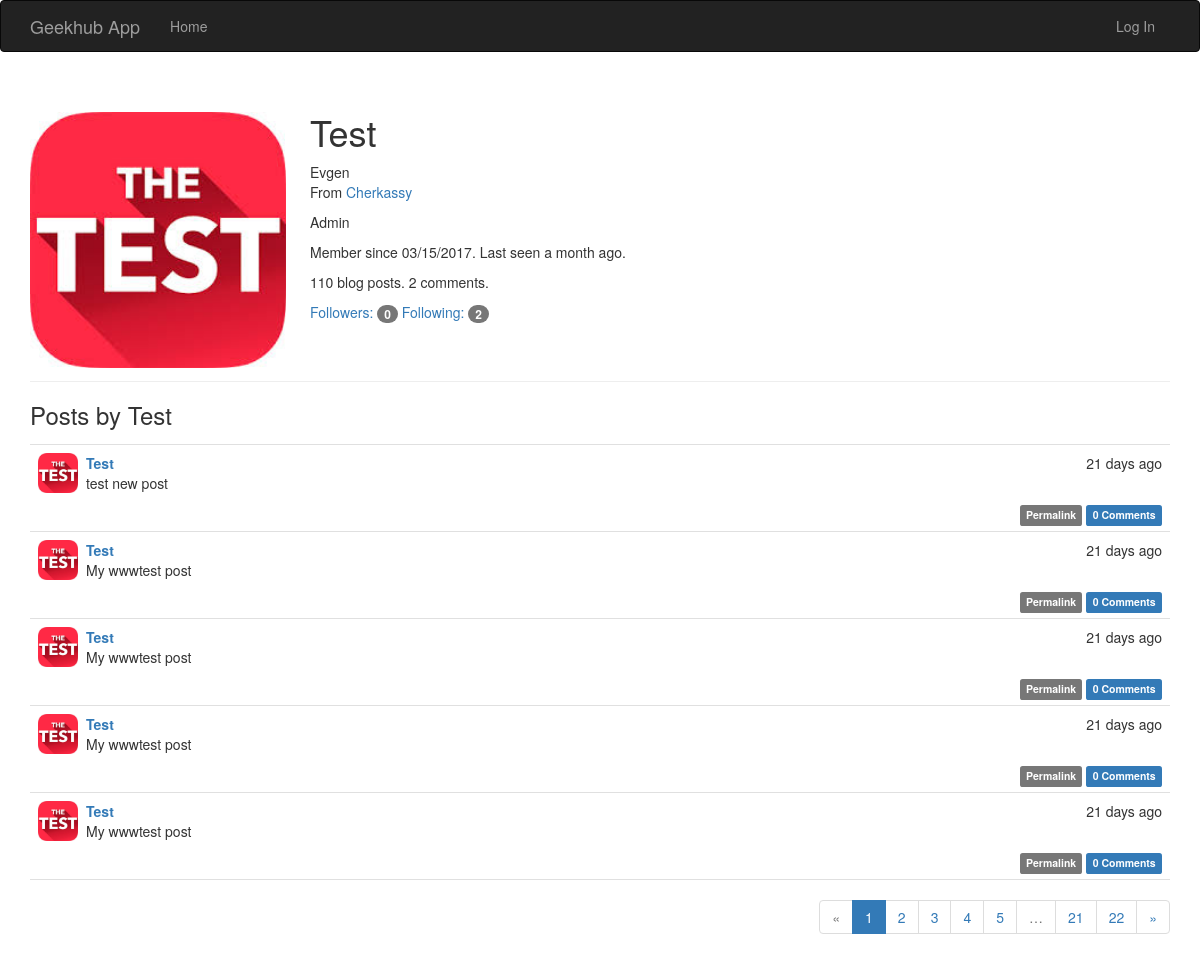
Page /user/Test on the committed database.
### app/models/user.py (models this page shows, shortened)
class User(UserMixin, db.Model):
    __tablename__ = 'users'
    id = db.Column(db.Integer, primary_key=True)
    email = db.Column(db.String(64), unique=True, index=True)
    username = db.Column(db.String(64), unique=True, index=True)
    role_id = db.Column(db.Integer, db.ForeignKey('roles.id'))
    password_hash = db.Column(db.String(128))
    confirmed = db.Column(db.Boolean, default=False)
    name = db.Column(db.String(64))
    location = db.Column(db.String(64))
    about_me = db.Column(db.Text())
    member_since = db.Column(db.DateTime(), default=datetime.utcnow)
    last_seen = db.Column(db.DateTime(), default=datetime.utcnow)
    posts = db.relationship('Post', backref='author', lazy='dynamic')
    avatar_url = db.Column(db.String(64), default='uploads/default-user-image.png')
    followed = db.relationship('Follow',
                               foreign_keys='Follow.follower_id',
                               backref=db.backref('follower', lazy='joined'),
                               lazy='dynamic',
                               cascade='all, delete-orphan')
    followers = db.relationship('Follow',
                                foreign_keys='Follow.followed_id',
                                backref=db.backref('followed', lazy='joined'),
                                lazy='dynamic',
                                cascade='all, delete-orphan')
    comments = db.relationship('Comment', backref='author', lazy='dynamic')
    @property
    def password(self):
        raise AttributeError('password is not a readable attribute')

### app/models/post.py (models this page shows, shortened)
class Post(db.Model):
    __tablename__ = 'posts'
    id = db.Column(db.Integer, primary_key=True)
    body = db.Column(db.Text)
    body_html = db.Column(db.Text)
    timestamp = db.Column(db.DateTime, index=True, default=datetime.utcnow)
    author_id = db.Column(db.Integer, db.ForeignKey('users.id'))
    comments = db.relationship('Comment', backref='post', lazy='dynamic')

### app/main/views/user.py (the view)
@main.route('/user/<username>')
def user(username):
    user = User.query.filter_by(username=username).first_or_404()
    page = request.args.get('page', 1, type=int)
    pagination = user.posts.order_by(Post.timestamp.desc()).paginate(
        page, per_page=current_app.config['POSTS_PER_PAGE'],
        error_out=False)
    posts = pagination.items
    return render_template('user.html', user=user, posts=posts,
                           pagination=pagination)

### app/auth/views.py (called while the page is built)
@auth.before_app_request
def before_request():
    if current_user.is_authenticated \
            and not current_user.confirmed \
            and request.endpoint[:5] != 'auth.' \
            and request.endpoint != 'static':
        return redirect(url_for('auth.unconfirmed'))

### app/main/__init__.py (called while the page is built)
@main.app_context_processor
def inject_permissions():
    return dict(Permission=Permission)

### app/models/user.py (called while the page is built)
    def can(self, permissions):
        return False

    def is_administrator(self):
        return False

### app/templates/user.html (shortened to what this page needs)
{% extends "base.html" %}
{% import "_macros.html" as macros %}
{% block page_content %}
<div class="page-header">
    <img class="img-rounded profile-thumbnail" src="{{ url_for('static', filename=user.avatar_url ) }}">
    <div class="profile-header">
        <h1>{{ user.username }}</h1>
        {% if user.name or user.location %}
        <p>
            {% if user.name %}{{ user.name }}<br>{% endif %}
            {% if user.location %}
                From <a href="http://maps.google.com/?q={{ user.location }}">{{ user.location }}</a><br>
            {% endif %}
        </p>
        {% endif %}
        {% if user.about_me %}<p>{{ user.about_me }}</p>{% endif %}
        <p>Member since {{ moment(user.member_since).format('L') }}. Last seen {{ moment(user.last_seen).fromNow() }}.</p>
        <p>{{ user.posts.count() }} blog posts. {{ user.comments.count() }} comments.</p>
        <p>
            <a href="{{ url_for('.followers', username=user.username) }}">Followers: <span class="badge">{{ user.followers.count()}}</span></a>
            <a href="{{ url_for('.followed_by', username=user.username) }}">Following: <span class="badge">{{ user.followed.count()}}</span></a>
        </p>
    </div>
</div>
<h3>Posts by {{ user.username }}</h3>
{% include '_posts.html' %}
{% if pagination %}
<div class="pagination">
    {{ macros.pagination_widget(pagination, '.user', username=user.username) }}
</div>
{% endif %}
{% endblock %}

### app/templates/base.html (shortened to what this page needs)
{% extends "bootstrap/base.html" %}
{% block head %}
{{ super() }}
<link rel="stylesheet" type="text/css" href="{{ url_for('static', filename='styles.css') }}">
{% endblock %}
{% block navbar %}
<div class="navbar navbar-inverse" role="navigation">
    <div class="container">
        <div class="navbar-header">
            <a class="navbar-brand" href="{{ url_for('main.index') }}">Geekhub App</a>
        </div>
        <div class="navbar-collapse collapse">
            <ul class="nav navbar-nav">
                <li><a href="{{ url_for('main.index') }}">Home</a></li>
            </ul>
            <ul class="nav navbar-nav navbar-right">
                {% if current_user.is_authenticated %}
                <li class="dropdown">
                    <a href="#" class="dropdown-toggle" data-toggle="dropdown">
                        {% if current_user.avatar_url %}
                            <img class="mini-avatar" src="{{ url_for('static', filename=current_user.avatar_url) }}">
                        {% endif %}
                        Account <b class="caret"></b>
                    </a>
                    <ul class="dropdown-menu">
                        <li><a href="{{ url_for('auth.change_password') }}">Change Password</a></li>
                        <li><a href="{{ url_for('auth.change_email_request') }}">Change Email</a></li>
                        <li><a href="{{ url_for('auth.logout') }}">Log Out</a></li>
                    </ul>
                </li>
                {% else %}
                <li><a href="{{ url_for('auth.login') }}">Log In</a></li>
                {% endif %}
            </ul>
        </div>
    </div>
</div>
{% endblock %}
{% block content %}
<div class="container">
    {% block page_content %}{% endblock %}
</div>
{% endblock %}

### app/templates/_macros.html
{% macro pagination_widget(pagination, endpoint, fragment='') %}
<ul class="pagination">
    <li{% if not pagination.has_prev %} class="disabled"{% endif %}>
        <a href="{% if pagination.has_prev %}{{ url_for(endpoint, page=pagination.prev_num, **kwargs) }}{{ fragment }}{% else %}#{% endif %}">
            &laquo;
        </a>
    </li>
    {% for p in pagination.iter_pages() %}
        {% if p %}
            {% if p == pagination.page %}
            <li class="active">
                <a href="{{ url_for(endpoint, page = p, **kwargs) }}{{ fragment }}">{{ p }}</a>
            </li>
            {% else %}
            <li>
                <a href="{{ url_for(endpoint, page = p, **kwargs) }}{{ fragment }}">{{ p }}</a>
            </li>
            {% endif %}
        {% else %}
        <li class="disabled"><a href="#">&hellip;</a></li>
        {% endif %}
    {% endfor %}
    <li{% if not pagination.has_next %} class="disabled"{% endif %}>
        <a href="{% if pagination.has_next %}{{ url_for(endpoint, page=pagination.next_num, **kwargs) }}{{ fragment }}{% else %}#{% endif %}">
            &raquo;
        </a>
    </li>
</ul>
{% endmacro %}

### app/templates/_posts.html (shortened to what this page needs)
<ul class="posts">
    {% for post in posts %}
    <li class="post">
        <div class="post-thumbnail">
            <a href="{{ url_for('.user', username=post.author.username) }}">
                <img class="img-rounded profile-thumbnail small-avatar" src="{{ url_for('static', filename=post.author.avatar_url) }}">
            </a>
        </div>
        <div class="post-content">
            <div class="post-date">{{ moment(post.timestamp).fromNow() }}</div>
            <div class="post-author"><a href="{{ url_for('.user', username=post.author.username) }}">{{ post.author.username }}</a></div>
            <div class="post-body">
                {% if post.body_html %}
                    {{ post.body_html | safe }}
                {% else %}
                    {{ post.body }}
                {% endif %}
            </div>
            <div class="post-footer">
                <a href="{{ url_for('.post', id=post.id) }}">
                    <span class="label label-default">Permalink</span>
                </a>
                <a href="{{ url_for('.post', id=post.id) }}#comments">
                    <span class="label label-primary">{{ post.comments.count() }} Comments</span>
                </a>
            </div>
        </div>
    </li>
    {% endfor %}
</ul>

### app/static/styles.css (style rules this page uses)
.profile-thumbnail { position: absolute; width: 256px; }
.profile-header { min-height: 260px; margin-left: 280px; }
ul.posts { list-style-type: none; padding: 0px; margin: 16px 0px 0px 0px; border-top: 1px solid #e0e0e0; }
ul.posts li.post { padding: 8px; border-bottom: 1px solid #e0e0e0; }
div.post-date { float: right; }
div.post-author { font-weight: bold; }
div.post-thumbnail { position: absolute; }
div.post-content { margin-left: 48px; min-height: 48px; }
div.post-footer { text-align: right; }
div.pagination { width: 100%; text-align: right; padding: 0px; margin: 0px; }
img.small-avatar { width: 40px; }

### rows in the picture
User: avatar_url (picture), username "Test", name "Evgen", location "Cherkassy", about_me "Admin", member_since "03/15/2017", last_seen "a month ago"
Post: avatar_url (picture), timestamp "21 days ago", author.username "Test", body_html "test new post", comments.count "0"
Post: avatar_url (picture), timestamp "21 days ago", author.username "Test", body_html "My wwwtest post", comments.count "0"
Post: avatar_url (picture), timestamp "21 days ago", author.username "Test", body_html "My wwwtest post", comments.count "0"
Post: avatar_url (picture), timestamp "21 days ago", author.username "Test", body_html "My wwwtest post", comments.count "0"
Post: avatar_url (picture), timestamp "21 days ago", author.username "Test", body_html "My wwwtest post", comments.count "0"

### other values in the picture
{{ user.posts.count() }} "110"
{{ user.comments.count() }} "2"
{{ user.followers.count() }} "0"
{{ user.followed.count() }} "2"
{{ p }} "1"
{{ p }} "2" "3" "4" "5" "21" "22"
